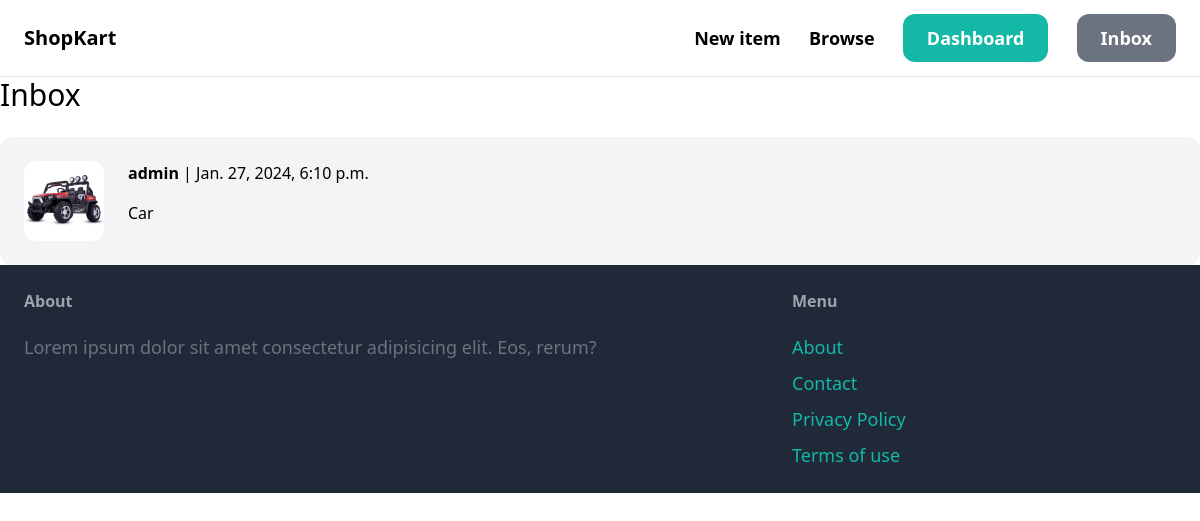
Screenshot of /inbox/ (signed in) with the database file from the repository.
### conversation/models.py (models this page shows)
class Conversation(models.Model):
    item = models.ForeignKey(Item, related_name = 'conversations', on_delete = models.CASCADE)
    members = models.ManyToManyField(User, related_name='conversations')
    created_at = models.DateTimeField(auto_now_add=True)
    modified_at = models.DateTimeField(auto_now=True)
    class Meta:
        ordering = ('-modified_at',)

### item/models.py (models this page shows, shortened)
class Item(models.Model):
    category = models.ForeignKey(Category, related_name='items', on_delete=models.CASCADE)
    name = models.CharField(max_length=255)
    description = models.TextField(blank=True, null=True)
    price = models.FloatField()
    image = models.ImageField(upload_to='item_images', blank = True, null=True)
    is_sold = models.BooleanField(default=False)
    created_by = models.ForeignKey(User, related_name='items', on_delete=models.CASCADE)
    created_at = models.DateTimeField(default=timezone.now)

### conversation/views.py (the view)
# urls.py: path('', views.inbox, name='inbox'),
@login_required
def inbox(request):
    conversations = Conversation.objects.filter(members__in=[request.user.id])
    return render(request, 'conversation/inbox.html', {
        'conversations': conversations,
    })

### conversation/templates/conversation/inbox.html (shortened to what this page needs)
{% extends 'core/base.html' %}
{% block content %}
<h1 class="mb-6 text-3xl">Inbox</h1>
<div class="space-y-6">
    {% for conversation in conversations %}
        <a href="{% url 'conversation:detail' conversation.id %}">
            <div class="p-6 flex bg-gray-100 rounded-xl">
                <div class="pr-6">
                    <img src="{{ conversation.item.image.url }}" alt="conversation image", class="w-20 rounded-xl">
                </div>
                <div>
                    {% for member in conversation.members.all %}
                        {% if member != request.user %}
                            <p class="mb-4"><strong>{{ member.username }}</strong> | {{ conversation.modified_at }}</p>
                            <p>{{ conversation.item.name }}</p>
                        {% endif %}
                    {% endfor %}
                </div>
            </div>
        </a>
    {% endfor %}
</div>
{% endblock %}

### rows the page displays
Conversation: item.image (picture), modified_at "Jan. 27, 2024, 6:10 p.m.", item.name "Car"

### other values shown
{{ member.username }} "admin"
